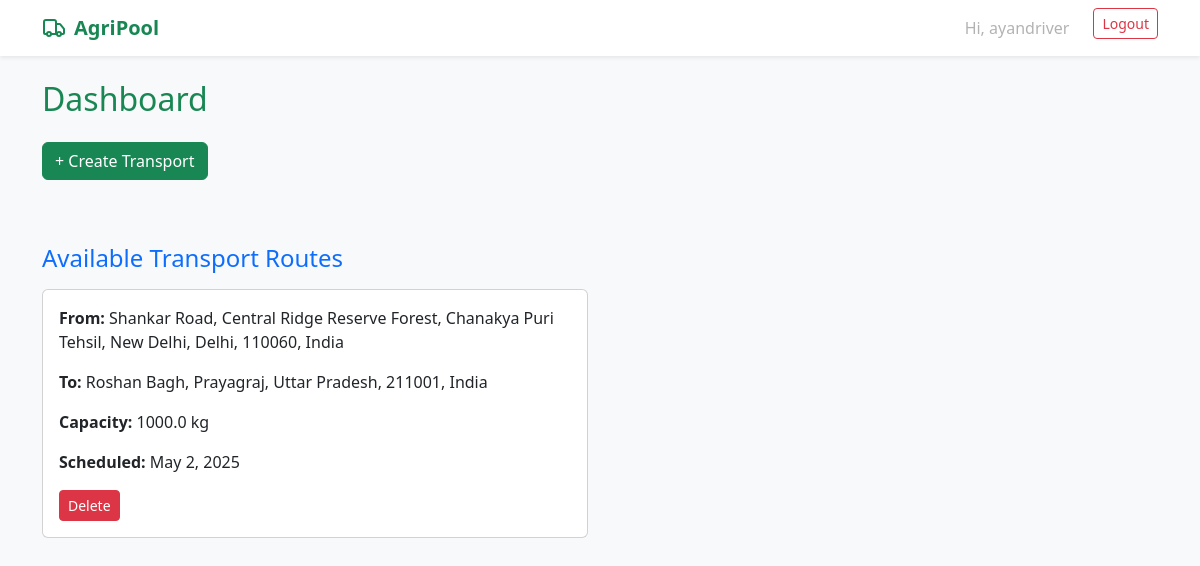
The app's page /dashboard/ (signed in) with its own data.
### core/models.py (models this page shows, shortened)
class Transport(models.Model):
    driver = models.ForeignKey(User, on_delete=models.CASCADE)
    route_start_lat = models.FloatField()
    route_start_lng = models.FloatField()
    route_end_lat = models.FloatField()
    route_end_lng = models.FloatField()
    capacity_total = models.FloatField()
    capacity_used = models.FloatField(default=0)
    scheduled_date = models.DateField()
    created_at = models.DateTimeField(auto_now_add=True)
    route_start_address = models.CharField(
        max_length=255, blank=True, null=True)
    route_end_address = models.CharField(max_length=255, blank=True, null=True)

### core/views.py (the view)
# urls.py: path('dashboard/', views.dashboard, name='dashboard'),
@login_required
def dashboard(request):
    profile = request.user.userprofile
    produce = Produce.objects.filter(
        owner=request.user) if profile.role == 'farmer' else None
    transport = Transport.objects.all()
    return render(request, 'core/dashboard.html', {
        'profile': profile,
        'produce': produce,
        'transport': transport
    })

### core/templates/core/dashboard.html (shortened to what this page needs)
{% extends "base.html" %} {% block content %}
<h2 class="text-success mb-4">Dashboard</h2>
 {% if profile.role == 'driver' %}
<a href="{% url 'create_transport' %}" class="btn btn-success mb-3"
  >+ Create Transport</a
>
{% endif %}
<h4 class="mt-5 mb-3 text-primary">Available Transport Routes</h4>
<div class="row">
  {% for t in transport %}
  <div class="col-md-6">
    <div class="card mb-3">
      <div class="card-body">
        <p><strong>From:</strong> {{ t.route_start_address }}</p>
        <p><strong>To:</strong> {{ t.route_end_address }}</p>
        <p><strong>Capacity:</strong> {{ t.capacity_total }} kg</p>
        <p><strong>Scheduled:</strong> {{ t.scheduled_date }}</p>
        {% if profile.role == 'driver' %}
        <form
          method="post"
          action="{% url 'delete_transport' t.id %}"
          class="mt-2"
        >
          <button type="submit" class="btn btn-danger btn-sm">Delete</button>
        </form>
        {% endif %}
      </div>
    </div>
  </div>
  {% endfor %}
</div>
{% endblock %}

### core/templates/base.html (shortened to what this page needs)
<!DOCTYPE html>
<html lang="en">
  <head>
    <link
      href="https://cdn.jsdelivr.net/npm/bootstrap@5.3.0/dist/css/bootstrap.min.css"
      rel="stylesheet"
    />
  </head>
  <body class="bg-light">
    <nav class="navbar navbar-expand-lg navbar-light bg-white shadow-sm">
      <div class="container">
        <a
          class="navbar-brand text-success fw-bold d-flex align-items-center"
          href="/"
        >
          <i data-lucide="truck" class="me-2"></i> AgriPool
        </a>
        <div
          class="collapse navbar-collapse justify-content-end"
          id="navbarNav"
        >
          <ul class="navbar-nav">
            {% if user.is_authenticated %}
            <li class="nav-item me-3">
              <span class="nav-link disabled">Hi, {{ user.username }}</span>
            </li>
            <li class="nav-item">
              <form method="POST" action="{% url 'logout' %}">
                <button type="submit" class="btn btn-outline-danger btn-sm">
                  Logout
                </button>
              </form>
            </li>
            {% endif %}
          </ul>
        </div>
      </div>
    </nav>
    <div class="container py-4">{% block content %}{% endblock %}</div>
  </body>
</html>

### records on screen
Transport: route_start_address "Shankar Road, Central Ridge Reserve Forest, Chanakya Puri Tehsil, New Delhi, Delhi, 110060, India", route_end_address "Roshan Bagh, Prayagraj, Uttar Pradesh, 211001, India", capacity_total "1000.0", scheduled_date "May 2, 2025"

### other values on screen
{{ user.username }} "ayandriver"
